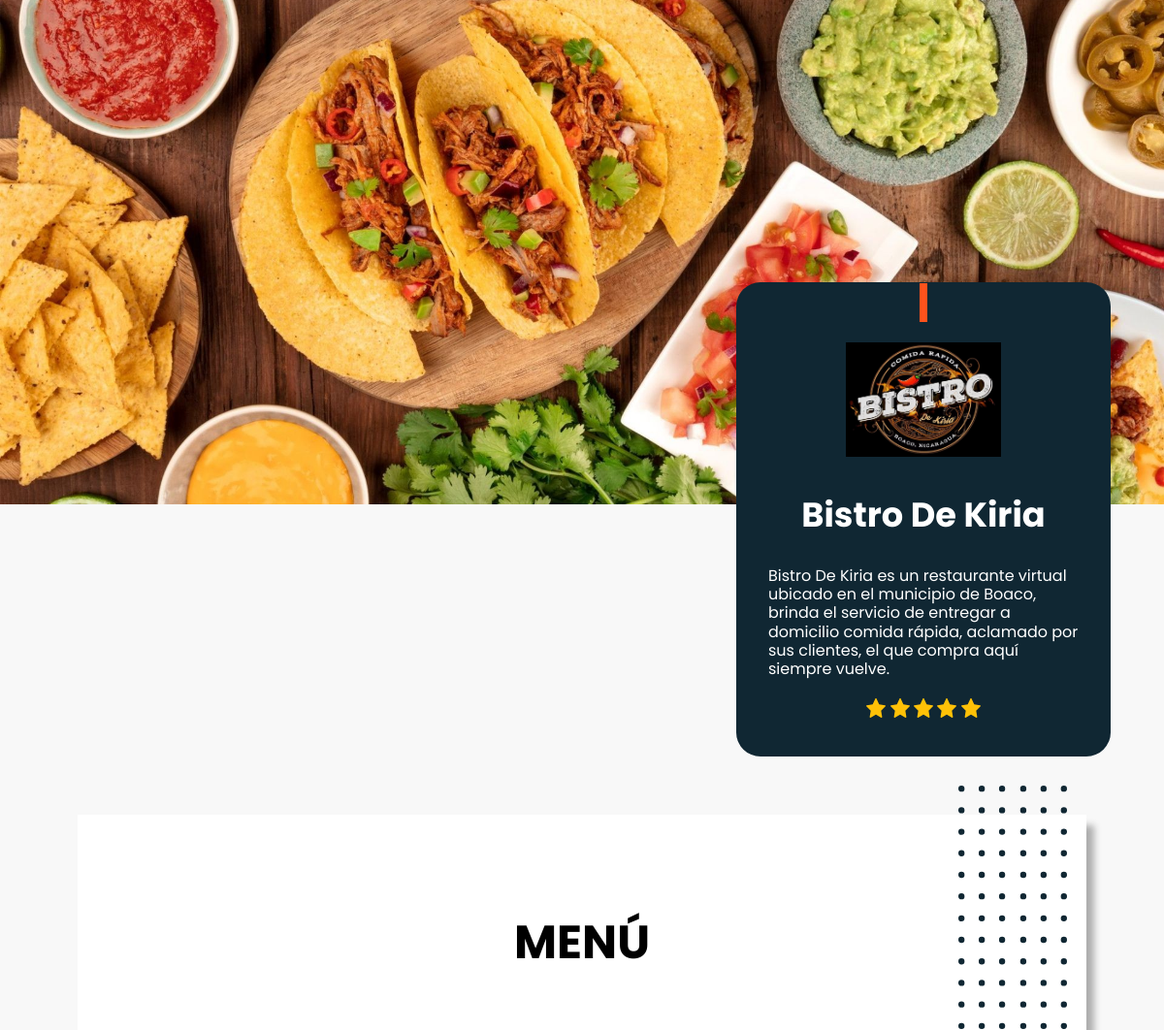
/restaurants/menu/bistro-de-kiria (upper part), run on an earlier commit of the app's database.
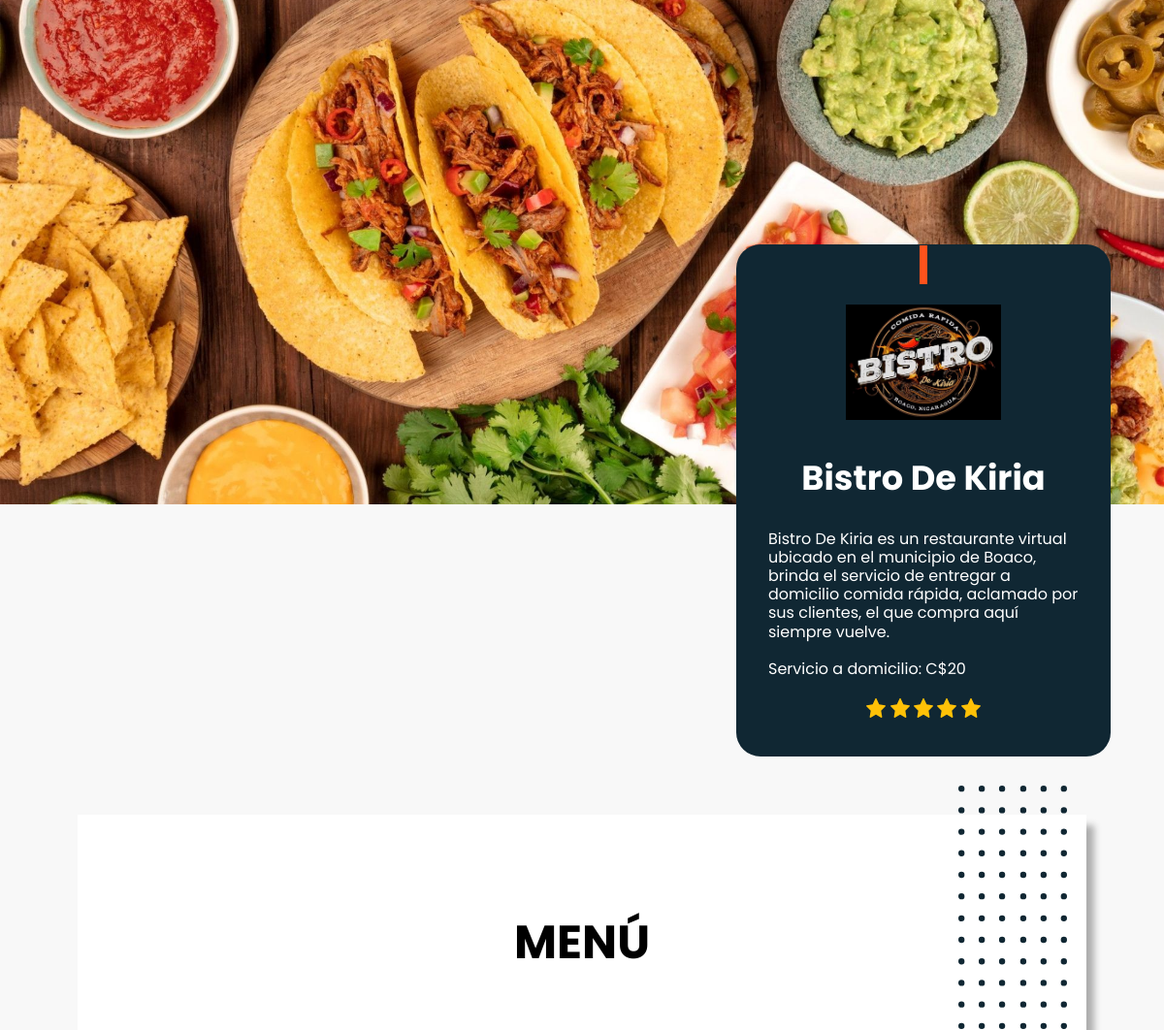
And on a later commit of the database.
### restaurants/models.py (models this page shows, shortened)
class Restaurant(models.Model):
    name = models.CharField(max_length=50, verbose_name='Nombre')
    restaurant_test = models.BooleanField(default=False)
    description = models.TextField(default="", null=False)
    foto_restaurante = models.ImageField(
        upload_to='fotos_restaurantes', default='path/to/my/default/image.jpg')
    foto_portada = models.ImageField(
        upload_to='fotos_portadas', default='path/to/my/default/image.jpg')
    foto_portada_secundaria = models.ImageField(
        upload_to='fotos_portadas', default='path/to/my/default/image.jpg')
    foto_qr = models.ImageField(
        upload_to="qrs", default='path/to/my/default/image.jpg')
    link = models.TextField(default="#", verbose_name='link')
    created_at = models.DateField(
        auto_now_add=True, verbose_name='Fecha de creación')
    updated_at = models.DateField(
        auto_now=True, verbose_name='Última actualización')
    class Meta:
        verbose_name = 'Restaurante'
        verbose_name_plural = 'Restaurantes'

### restaurants/views.py (the view)
# urls.py: path('menu/<link>', menu, name='menu')
def menu(request, link):
    restaurant = Restaurant.objects.get(link=link)
    restaurant_id = restaurant.id
    menu_id = Menu.objects.get(restaurant=restaurant_id).id
    categorias = Category.objects.filter(
        menu_id=menu_id).select_related('menu_id')
    productos = Product.objects.select_related('category_id')
    context = {
        'restaurant': restaurant,
        'categories': categorias,
        'products': productos
    }
    return render(request, 'restaurants/menu.html', context)

### restaurants/templates/restaurants/menu.html (shortened to what this page needs)
<!DOCTYPE html>
{% load static %}
<html lang="es">
<head>
  <link rel="stylesheet" href="{% static 'restaurants/css/menu.css' %}">
  <link rel="stylesheet" href="https://use.fontawesome.com/releases/v5.14.0/css/all.css"
>
</head>
<body>
  <div class="banner-portada">
    <div class="info-restaurante">
      <div class="line"></div>
      <img src="{{ restaurant.foto_portada_secundaria.url }}" class="logo">
      <h1>{{ restaurant.name }}</h1>
      <p>{{ restaurant.description|safe }}</p>
      <div>
        <img src="{% static 'restaurants/img/star.svg' %}">
        <img src="{% static 'restaurants/img/star.svg' %}">
        <img src="{% static 'restaurants/img/star.svg' %}">
        <img src="{% static 'restaurants/img/star.svg' %}">
        <img src="{% static 'restaurants/img/star.svg' %}">
      </div>
    </div>
  </div>
  <div class="container-menu">
    <div class="menu-header">
      <h2>Menú</h2>
    </div>
    <img src="{% static 'restaurants/img/dots.svg' %}" class="dots">
  </div>
</body>
</html>

### restaurants/static/restaurants/css/menu.css (style rules this page uses)
* { margin: 0; padding: 0; font-family: 'Poppins'; }
body { background-color:#F8F8F8; }
.banner-portada { position: relative; width: 100vw; height: 65vh; background-position: bottom; background-repeat: no-repeat; background-size: cover; }
.line { background-color: #FF521C; width: 8px; height: 40px; margin: 0 auto; }
.info-restaurante { position: absolute; background-color: #102733; width: 20rem; min-height: 20rem; padding: 2rem; padding-top: 0; color: white; right: 55px; bottom: -260px; text-align: center; border-radius: 25px; border: 1px transparent solid; }
.info-restaurante h1 { padding-top: 2rem; margin-bottom: 2rem; font-size: 2.2rem; line-height: 2.6rem; }
.info-restaurante p { text-align: left; line-height: 1.2rem; }
.info-restaurante img { width: 20px; margin-top: 1.3rem; }
.container-menu { position: relative; margin: 20rem 5rem 6rem 5rem; min-height: 50rem; padding: 2rem; padding-bottom: 12rem; box-shadow: 9px 10px 7px -1px rgba(173,173,173,1); background-color: white; }
.container-menu h2 { text-align: center; text-transform: uppercase; font-size: 3rem; }
.circles, .dots, .circles2 { position: absolute; }
.dots { top: -30px; right: 20px; width: 7rem; }
.logo { width: 10rem !important; }
.menu-header h2 { margin: 4rem auto 0 auto; }

What changed in the data, as far as the page shows it:
changed Restaurant "Bistro De Kiria": description "…compra aquí siempre vuelve." → "…compra aquí siempre vuelve. Servicio a domicilio: C$20"
